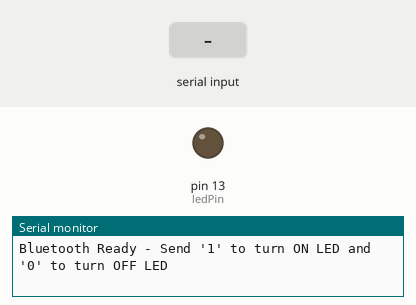
The sketch below on a simulated Arduino Uno, built with avr-gcc and run on an emulated ATmega328P. Shown: output pins drawn as LEDs (lit = HIGH), the last lines printed to the serial monitor. Inputs (shaded band) come from the test bench.

Above: at 1.2 s.
1.3 s: "1" received over Serial
At 1.6 s:
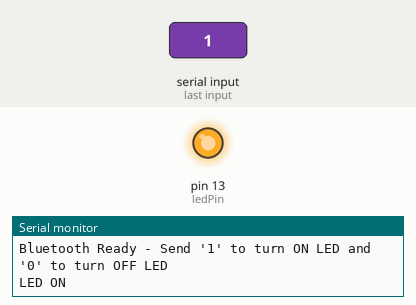
2.8 s: "0" received over Serial
At 3.9 s:
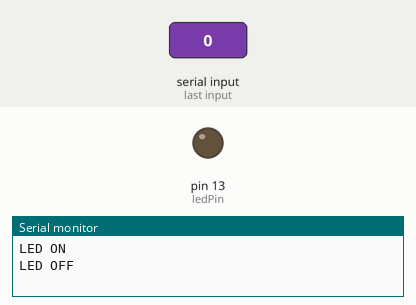
Timing chart, 0 to 5.8 s (numbered marks = the images above; inputs shaded):
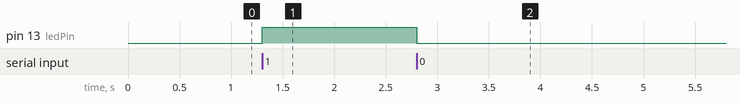

The sketch:

bluetooth_led.ino
```cpp
char command; // Variable to store the received command
int ledPin = 13; // LED connected to digital pin 13

void setup() {
  Serial.begin(9600);  // Initialize serial communication at 9600 baud rate
  pinMode(ledPin, OUTPUT);  // Set the LED pin as an output
  Serial.println("Bluetooth Ready - Send '1' to turn ON LED and '0' to turn OFF LED");
}

void loop() {
  if (Serial.available()) {  // Check if data is available to read
    command = Serial.read(); // Read the incoming character

    // Respond to the command
    if (command == '1') {
      digitalWrite(ledPin, HIGH);  // Turn ON the LED
      Serial.println("LED ON");
    }
    else if (command == '0') {
      digitalWrite(ledPin, LOW);   // Turn OFF the LED
      Serial.println("LED OFF");
    }
    else {
      Serial.println("Invalid Command. Send '1' to turn ON or '0' to turn OFF.");
    }
  }
}
```

Measured:
- after the input at 1.3 s, pin 13 (ledPin): LOW → HIGH at once
- after the input at 2.8 s, pin 13 (ledPin): HIGH → LOW at once
